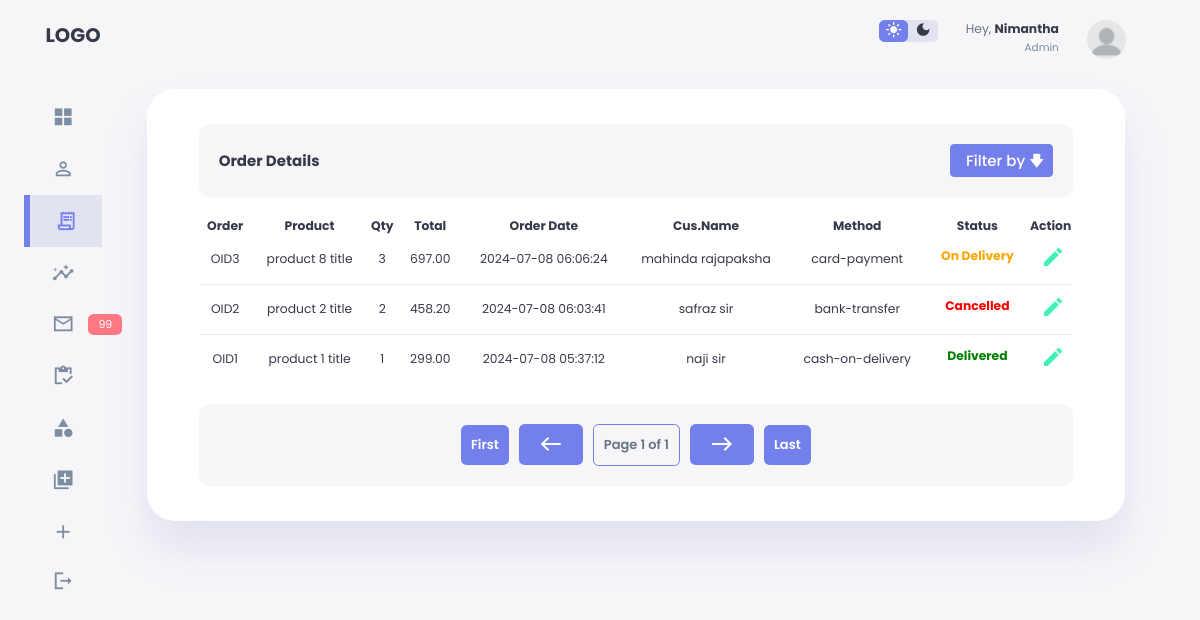
The page /admin/manage-order.php (signed in) on the database its author committed.
### tables this page shows
CREATE TABLE `tbl_order` (
  `id` int(10) UNSIGNED NOT NULL,
  `product` varchar(150) NOT NULL,
  `size` varchar(100) NOT NULL,
  `price` decimal(10,2) NOT NULL,
  `qty` int(11) NOT NULL,
  `total` decimal(10,2) NOT NULL,
  `order_date` datetime NOT NULL,
  `status` varchar(50) NOT NULL,
  `customer_name` varchar(150) NOT NULL,
  `customer_contact` varchar(20) NOT NULL,
  `customer_email` varchar(150) NOT NULL,
  `customer_address` varchar(255) NOT NULL,
  `postal_code` int(100) NOT NULL,
  `payment_method` varchar(100) NOT NULL
);

### admin/manage-order.php (the view, shortened to what this page needs)
<?php include('partials/menu.php'); ?>
            <div class="form-container table-container">
                <div class="table">
                    <div class="table-header">
                        <h3>Order Details</h3>
                        <div>
                            <select class="order-filter" name="" id="">
                                <option value="">Filter by 🡇</option>
                            </select>
                        </div>
                    </div>
                    <div class="table-section order-table">
                        <table>
                            <thead>
                                <tr>
                                    <th>Order</th>
                                    <th>Product</th>
                                    <th>Qty</th>
                                    <th>Total</th>
                                    <th>Order Date</th>
                                    <th>Cus.Name</th>
                                    <th>Method</th>
                                    <th>Status</th>
                                    <th>Action</th>
                                </tr>
                            </thead>
                            <tbody>
                                <?php
                                    if(isset($_GET['page'])) {
                                        $page_no = $_GET['page'];
                                    }
                                    else{
                                        $page_no = 1;
                                    }
                                    $rows_per_page = 6;
                                    $start = ($page_no - 1) * $rows_per_page ;
                                    $sql = "SELECT * FROM tbl_order ORDER BY id DESC LIMIT {$start}, {$rows_per_page} ";
                                    $res = mysqli_query($conn, $sql);
                                    $count = mysqli_num_rows($res);
                                    $total_rows_sql = "SELECT COUNT(*) AS total_rows FROM tbl_order";
                                    $total_rows_result = mysqli_query($conn, $total_rows_sql);
                                    $total_rows_data = mysqli_fetch_assoc($total_rows_result);
                                    $total_rows = $total_rows_data['total_rows'];
                                    $last_page_no = ceil($total_rows/$rows_per_page);
                                    if($count>0)
                                    {
                                        while($row=mysqli_fetch_assoc($res))
                                        {
                                            $id = $row['id'];
                                            $product = $row['product'];
                                            $qty = $row['qty'];
                                            $total = $row['total'];
                                            $order_date = $row['order_date'];
                                            $customer_name = $row['customer_name'];
                                            $payment_method = $row['payment_method'];
                                            $status = $row['status'];
                                ?>
                                <tr>
                                    <td>OID<?php echo $id; ?></td>
                                    <td><?php echo $product; ?></td>
                                    <td><?php echo $qty; ?></td>
                                    <td><?php echo $total; ?></td>
                                    <td><?php echo $order_date; ?></td>
                                    <td><?php echo $customer_name; ?></td>
                                    <td><?php echo $payment_method; ?></td>
                                    <td>
                                        <?php
                                            if($status=="Ordered")
                                            {
                                                echo "<label>$status</label>";
                                            }
                                            elseif($status=="On Delivery")
                                            {
                                                echo "<label style='color: orange;'>$status</label>";
                                            }
                                            elseif($status=="Delivered")
                                            {
                                                echo "<label style='color: green;'>$status</label>";
                                            }
                                            elseif($status=="Cancelled")
                                            {
                                                echo "<label style='color: red;'>$status</label>";
                                            }
                                        ?>
                                    </td>
                                    <td>
                                        <a href="<?php echo SITEURL;?>admin/update-order.php?id=<?php echo $id; ?>"><span class="material-icons-sharp edit">edit</span></a>
                                    </td>
                                </tr>
                                <?php
                                        }
                                        }
                                        else
                                        {
                                        echo "<tr><td colspan='9' class='danger'>Orders not Available</td></tr>";
                                        }
                                    ?>
                            </tbody>
                        </table>
                    </div>
                    <div class="table-pagination">
                        <a href="<?php echo SITEURL; ?>admin/manage-order.php?page=1">First</a>
                        <?php
                            if($page_no <= 1){
                                ?>
                                    <a class="arrow"><span class="material-icons-sharp">west</span></a>
                                <?php
                            }else{
                                $prev_page_no = $page_no - 1;
                                ?>
                                    <a class="arrow" href="<?php echo SITEURL; ?>admin/manage-order.php?page=<?php echo $prev_page_no; ?>"><span class="material-icons-sharp">west</span></a>
                                <?php
                            }
                        ?>
                        <a class="muted">Page <?php echo $page_no; ?> of <?php echo $last_page_no; ?></a>
                        <?php
                            if($page_no >= $last_page_no){
                                ?>
                                    <a class="arrow"><span class="material-icons-sharp">east</span></a>
                                <?php
                            }else{
                                $next_page_no = $page_no + 1;
                                ?>
                                    <a class="arrow" href="<?php echo SITEURL; ?>admin/manage-order.php?page=<?php echo $next_page_no; ?>"><span class="material-icons-sharp">east</span></a>
                                <?php
                            }
                        ?>
                        <a href="<?php echo SITEURL; ?>admin/manage-order.php?page=<?php echo $last_page_no; ?>">Last</a>
                    </div>
                </div>
            </div>
<?php include('partials/footer.php'); ?>

### css/admin.css (style rules this page uses)
:root { --color-primary: #7380ec; --color-danger: #ff7782; --color-success: #41f1b6; --color-warning: #ffbb55; --color-white: #fff; --color-info-dark: #7d8da1; --color-info-light: #dce1eb; --color-dark: #363949; --color-light: rgba(132, 139, 200, 0.18); --color-primary-variant: #111e88; --color-dark-varient: #677483; --color-background: #f6f6f9; --card-border-radious: 2rem; --border-radious-1: 0.4rem; --border-radious-2: 0.8rem; --border-radious-3: 1.2rem; --card-padding: 1.8rem; --padding-1: 1.2rem; --box-shadow: 0 2rem 3rem var(--color-light); }
* { margin: 0; padding: 0; outline: 0; appearance: none; border: 0; text-decoration: none; list-style: none; box-sizing: border-box; }
html { font-size: 14px; }
body { width: 100vw; height: 100vh; font-family: poppins,sans-serif; font-size: 0.88rem; background: var(--color-background); overflow-x: hidden; color: var(--color-dark); }
a { color: var(--color-dark); }
h3 { font-size: 0.87rem; }
table { background: var(--color-white); width: 100%; border-radius: var(--card-border-radious); text-align: center; }
td { transition: 200ms ease; }
table tbody td { text-align: center; height: 2.8rem; border-bottom: 1px solid var(--color-light); }
table thead th { text-align: center; }
table tbody tr:last-child td { border: none; }
input[type="text"], input[type="email"], input[type="password"], input[type="number"], textarea, select { display: block; width: 100%; padding: 0.5rem; margin-bottom: 1rem; border: 1px solid var(--color-primary); border-radius: 4px; box-sizing: border-box; font-family: inherit; font-size: inherit; font-weight: 500; background-color: var(--color-background); color: var(--color-dark); caret-color: var(--color-primary); }
select { color:var(--color-dark); }
label { display: block; margin-bottom: 0.5rem; font-weight: bold; }
.form-container { background: var(--color-white); margin-top: 30px; width: 95%; min-width: 400px; padding: 35px 5%; transform: translate(-50% -50%); left: 50%; top: 50%; border-radius: var(--card-border-radious); box-shadow: var(--box-shadow); margin-bottom: 30px; }
.table-header, .table-pagination { display: flex; justify-content: space-between; align-items: center; padding: 20px; background-color: var(--color-background); border-radius: var(--border-radious-2); }
.table-pagination { justify-content: center; }
.table-pagination a { background-color: var(--color-primary); color: #fff; font-weight: 600; font-size: 13px; padding: 10px; border-radius: var(--border-radious-1); margin: 0 5px; }
.table-pagination .arrow { padding: 8px 20px 3px 20px; }
.table-pagination .muted { color: var(--color-dark-varient); border: 1px solid var(--color-primary); background: var(--color-background); }
.table h3 { font-size: 15px; }
.table-section { padding: 20px 0; overflow-x: auto; }
.table-section table { border-collapse: collapse; }
.table-section .edit { color: var(--color-success); margin-right: 5px; }
.table-section td { padding:5px 22px; }
.order-table td { padding: 10px 10px; }
.table-section td:last-child { white-space: nowrap; padding-right: 0; }
.table-section td:first-child { padding-left: 10px; }
.order-filter { background-color: var(--color-primary); color: #fff; font-size: 15px; padding-left: 15px; margin-bottom: 0; }
.order-filter option { background-color: var(--color-primary); color: #fff; padding:10px; }

### rows shown on the page
tbl_order: id "3", product "product 8 title", qty "3", total "697.00", order_date "2024-07-08 06:06:24", customer_name "mahinda rajapaksha", payment_method "card-payment", status "On Delivery"
tbl_order: id "2", product "product 2 title", qty "2", total "458.20", order_date "2024-07-08 06:03:41", customer_name "safraz sir", payment_method "bank-transfer", status "Cancelled"
tbl_order: id "1", product "product 1 title", qty "1", total "299.00", order_date "2024-07-08 05:37:12", customer_name "naji sir", payment_method "cash-on-delivery", status "Delivered"

### other values the page prints
$page_no "1"
$last_page_no "1"
